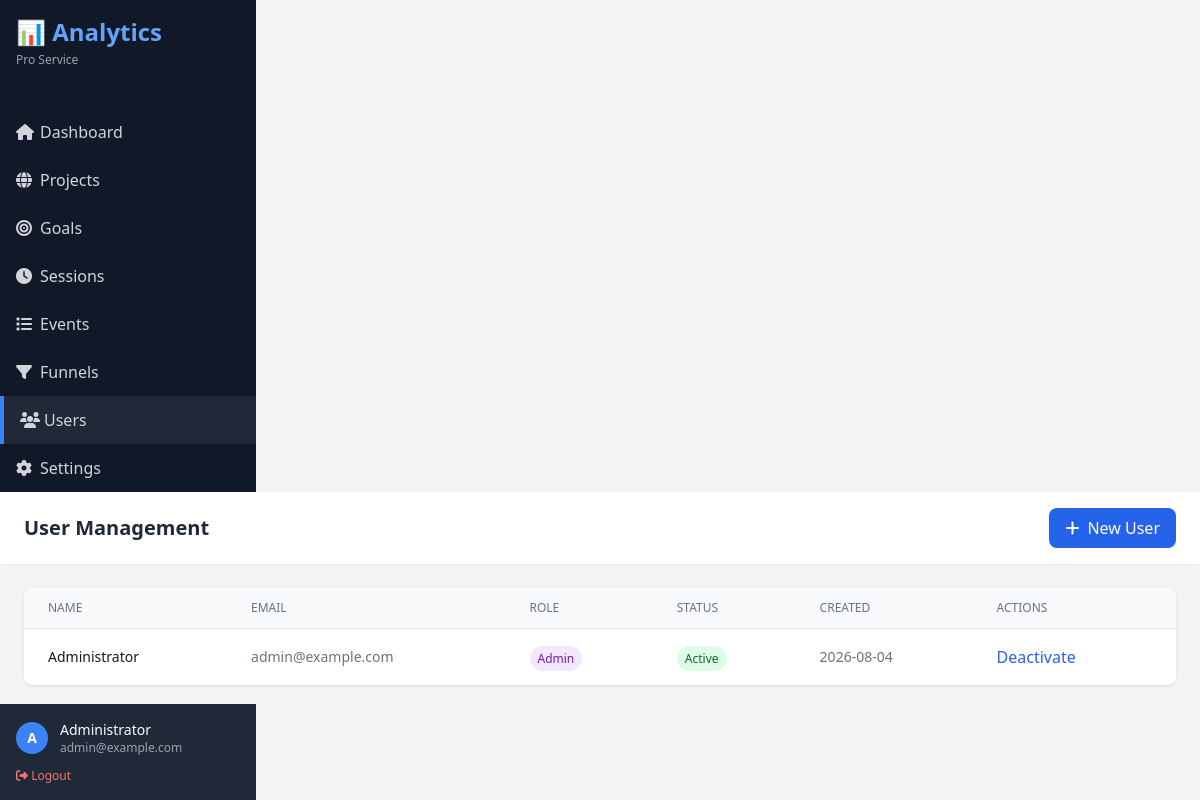
The page /admin/users.php (signed in) on the database its author committed.
### tables this page shows
CREATE TABLE IF NOT EXISTS `users` (
  `id` INT UNSIGNED NOT NULL AUTO_INCREMENT,
  `email` VARCHAR(255) NOT NULL,
  `password_hash` VARCHAR(255) NOT NULL,
  `name` VARCHAR(100) NOT NULL DEFAULT 'User',
  `role` ENUM('admin', 'client') NOT NULL DEFAULT 'client',
  `is_active` TINYINT(1) NOT NULL DEFAULT 1,
  `created_at` TIMESTAMP NOT NULL DEFAULT CURRENT_TIMESTAMP,
  `updated_at` TIMESTAMP NOT NULL DEFAULT CURRENT_TIMESTAMP ON UPDATE CURRENT_TIMESTAMP,
  PRIMARY KEY (`id`),
  UNIQUE KEY `unique_email` (`email`),
  KEY `idx_role` (`role`),
  KEY `idx_is_active` (`is_active`)
);

### includes/auth.php (called while the page is built, shortened)
<?php
function isLoggedIn(): bool {
    return isset($_SESSION['user_id']) && !empty($_SESSION['user_id']);
}
function getCurrentUser(): ?array {
    require_once __DIR__ . '/Database.php';
    $db = Database::getInstance();
    return $db->fetchOne(
        "SELECT id, email, name, role, is_active FROM users WHERE id = ?",
        [$_SESSION['user_id']]
    );
}

### includes/config.php (called while the page is built)
<?php
return [
    'host' => getenv('DB_HOST') ?: 'localhost',
    'port' => getenv('DB_PORT') ?: '3306',
    'database' => getenv('DB_NAME') ?: 'analytics_service',
    'username' => getenv('DB_USER') ?: 'root',
    'password' => getenv('DB_PASS') ?: '',
    'charset' => 'utf8mb4',
    'collation' => 'utf8mb4_unicode_ci',
    'options' => [
        PDO::ATTR_ERRMODE => PDO::ERRMODE_EXCEPTION,
        PDO::ATTR_DEFAULT_FETCH_MODE => PDO::FETCH_ASSOC,
        PDO::ATTR_EMULATE_PREPARES => false,
        PDO::MYSQL_ATTR_INIT_COMMAND => "SET NAMES utf8mb4 COLLATE utf8mb4_unicode_ci"
    ]
];

### includes/Database.php (called while the page is built, shortened)
<?php
class Database {
    private static ?Database $instance = null;
    private ?PDO $connection = null;
    private array $config;
    private function __construct() {
        $this->config = require __DIR__ . '/config.php';
    }
    public static function getInstance(): Database {
        if (self::$instance === null) {
            self::$instance = new self();
        }
        return self::$instance;
    }
    private function connect(): void {
        $dsn = sprintf(
            "mysql:host=%s;port=%s;dbname=%s;charset=%s",
            $this->config['host'],
            $this->config['port'],
            $this->config['database'],
            $this->config['charset']
        );
        try {
            $this->connection = new PDO(
                $dsn,
                $this->config['username'],
                $this->config['password'],
                $this->config['options']
            );
        } catch (PDOException $e) {
            error_log("Database connection failed: " . $e->getMessage());
            throw new Exception("Database connection failed. Please check your configuration.");
        }
    }
    public function getConnection(): PDO {
        return $this->connection;
    }
    public function query(string $sql, array $params = []): PDOStatement {
        try {
            $stmt = $this->getConnection()->prepare($sql);
            $stmt->execute($params);
            return $stmt;
        } catch (PDOException $e) {
            error_log("Query failed: " . $e->getMessage());
            throw $e;
        }
    }
    public function fetchOne(string $sql, array $params = []): ?array {
        $result = $this->query($sql, $params)->fetch();
        return $result ?: null;
    }
    public function fetchAll(string $sql, array $params = []): array {
        return $this->query($sql, $params)->fetchAll();
    }
}

### admin/users.php (the view, shortened to what this page needs)
<?php
require_once __DIR__ . '/../includes/Database.php';
require_once __DIR__ . '/../includes/auth.php';
$user = getCurrentUser();
$db = Database::getInstance();
$users = $db->fetchAll("SELECT * FROM users ORDER BY created_at DESC");
?>
<!DOCTYPE html>
<html lang="en">
<head>
    <script src="https://cdn.tailwindcss.com"></script>
    <link rel="stylesheet" href="https://cdnjs.cloudflare.com/ajax/libs/font-awesome/6.4.0/css/all.min.css">
</head>
<body class="bg-gray-100">
    <?php include 'includes/sidebar.php'; ?>
    <div class="flex-1 overflow-y-auto">
        <header class="bg-white shadow-sm">
            <div class="px-6 py-4 flex justify-between items-center">
                <h2 class="text-xl font-semibold text-gray-800">User Management</h2>
                <button onclick="document.getElementById('newUserModal').classList.remove('hidden')"
                        class="bg-blue-600 text-white px-4 py-2 rounded-lg hover:bg-blue-700 transition">
                    <i class="fas fa-plus mr-2"></i>New User
                </button>
            </div>
        </header>
        <div class="p-6">
            <div class="bg-white rounded-lg shadow overflow-hidden">
                <table class="min-w-full divide-y divide-gray-200">
                    <thead class="bg-gray-50">
                        <tr>
                            <th class="px-6 py-3 text-left text-xs font-medium text-gray-500 uppercase">Name</th>
                            <th class="px-6 py-3 text-left text-xs font-medium text-gray-500 uppercase">Email</th>
                            <th class="px-6 py-3 text-left text-xs font-medium text-gray-500 uppercase">Role</th>
                            <th class="px-6 py-3 text-left text-xs font-medium text-gray-500 uppercase">Status</th>
                            <th class="px-6 py-3 text-left text-xs font-medium text-gray-500 uppercase">Created</th>
                            <th class="px-6 py-3 text-left text-xs font-medium text-gray-500 uppercase">Actions</th>
                        </tr>
                    </thead>
                    <tbody class="bg-white divide-y divide-gray-200">
                        <?php foreach ($users as $u): ?>
                        <tr>
                            <td class="px-6 py-4 whitespace-nowrap">
                                <div class="text-sm font-medium text-gray-900"><?= htmlspecialchars($u['name']) ?></div>
                            </td>
                            <td class="px-6 py-4 whitespace-nowrap text-sm text-gray-500"><?= htmlspecialchars($u['email']) ?></td>
                            <td class="px-6 py-4 whitespace-nowrap">
                                <span class="px-2 py-1 text-xs rounded-full <?= $u['role'] === 'admin' ? 'bg-purple-100 text-purple-800' : 'bg-blue-100 text-blue-800' ?>">
                                    <?= ucfirst($u['role']) ?>
                                </span>
                            </td>
                            <td class="px-6 py-4 whitespace-nowrap">
                                <span class="px-2 py-1 text-xs rounded-full <?= $u['is_active'] ? 'bg-green-100 text-green-800' : 'bg-red-100 text-red-800' ?>">
                                    <?= $u['is_active'] ? 'Active' : 'Inactive' ?>
                                </span>
                            </td>
                            <td class="px-6 py-4 whitespace-nowrap text-sm text-gray-500">
                                <?= date('Y-m-d', strtotime($u['created_at'])) ?>
                            </td>
                            <td class="px-6 py-4 whitespace-nowrap">
                                <form method="POST" class="inline" onsubmit="return confirm('Toggle status?')">
                                    <button type="submit" class="text-blue-600 hover:text-blue-900 mr-3">
                                        <?= $u['is_active'] ? 'Deactivate' : 'Activate' ?>
                                    </button>
                                </form>
                            </td>
                        </tr>
                        <?php endforeach; ?>
                    </tbody>
                </table>
            </div>
        </div>
    </div>
</body>
</html>

### admin/includes/sidebar.php (shortened to what this page needs)
<aside class="w-64 bg-gray-900 text-white flex-shrink-0 hidden md:block">
    <div class="p-4">
        <h1 class="text-2xl font-bold text-blue-400">📊 Analytics</h1>
        <p class="text-xs text-gray-400 mt-1">Pro Service</p>
    </div>
    <nav class="mt-6">
        <a href="/admin/index.php" class="flex items-center px-4 py-3 text-gray-300 hover:bg-gray-800 hover:text-white transition <?= basename($_SERVER['PHP_SELF']) === 'index.php' ? 'bg-gray-800 border-l-4 border-blue-500' : '' ?>">
            <i class="fas fa-home w-6"></i>
            <span>Dashboard</span>
        </a>
        <a href="/admin/projects.php" class="flex items-center px-4 py-3 text-gray-300 hover:bg-gray-800 hover:text-white transition <?= basename($_SERVER['PHP_SELF']) === 'projects.php' ? 'bg-gray-800 border-l-4 border-blue-500' : '' ?>">
            <i class="fas fa-globe w-6"></i>
            <span>Projects</span>
        </a>
        <a href="/admin/goals.php" class="flex items-center px-4 py-3 text-gray-300 hover:bg-gray-800 hover:text-white transition <?= basename($_SERVER['PHP_SELF']) === 'goals.php' ? 'bg-gray-800 border-l-4 border-blue-500' : '' ?>">
            <i class="fas fa-bullseye w-6"></i>
            <span>Goals</span>
        </a>
        <a href="/admin/sessions.php" class="flex items-center px-4 py-3 text-gray-300 hover:bg-gray-800 hover:text-white transition <?= basename($_SERVER['PHP_SELF']) === 'sessions.php' ? 'bg-gray-800 border-l-4 border-blue-500' : '' ?>">
            <i class="fas fa-clock w-6"></i>
            <span>Sessions</span>
        </a>
        <a href="/admin/events.php" class="flex items-center px-4 py-3 text-gray-300 hover:bg-gray-800 hover:text-white transition <?= basename($_SERVER['PHP_SELF']) === 'events.php' ? 'bg-gray-800 border-l-4 border-blue-500' : '' ?>">
            <i class="fas fa-list w-6"></i>
            <span>Events</span>
        </a>
        <a href="/admin/funnels.php" class="flex items-center px-4 py-3 text-gray-300 hover:bg-gray-800 hover:text-white transition <?= basename($_SERVER['PHP_SELF']) === 'funnels.php' ? 'bg-gray-800 border-l-4 border-blue-500' : '' ?>">
            <i class="fas fa-filter w-6"></i>
            <span>Funnels</span>
        </a>
        <?php if ($user && $user['role'] === 'admin'): ?>
        <a href="/admin/users.php" class="flex items-center px-4 py-3 text-gray-300 hover:bg-gray-800 hover:text-white transition <?= basename($_SERVER['PHP_SELF']) === 'users.php' ? 'bg-gray-800 border-l-4 border-blue-500' : '' ?>">
            <i class="fas fa-users w-6"></i>
            <span>Users</span>
        </a>
        <a href="/admin/settings.php" class="flex items-center px-4 py-3 text-gray-300 hover:bg-gray-800 hover:text-white transition <?= basename($_SERVER['PHP_SELF']) === 'settings.php' ? 'bg-gray-800 border-l-4 border-blue-500' : '' ?>">
            <i class="fas fa-cog w-6"></i>
            <span>Settings</span>
        </a>
        <?php endif; ?>
    </nav>
    <div class="absolute bottom-0 w-64 p-4 bg-gray-800">
        <div class="flex items-center">
            <div class="w-8 h-8 rounded-full bg-blue-500 flex items-center justify-center">
                <span class="text-sm font-bold"><?= htmlspecialchars( strtoupper(substr($user['name'] ?? 'U', 0, 1)) ) ?></span>
            </div>
            <div class="ml-3">
                <p class="text-sm font-medium"><?= htmlspecialchars($user['name'] ?? 'User') ?></p>
                <p class="text-xs text-gray-400"><?= htmlspecialchars($user['email'] ?? '') ?></p>
            </div>
        </div>
        <a href="/admin/logout.php" class="mt-3 block text-xs text-red-400 hover:text-red-300">
            <i class="fas fa-sign-out-alt"></i> Logout
        </a>
    </div>
</aside>

### rows shown on the page
users: name "A", name "Administrator", email "admin@example.com", role "Admin", is_active "Active", created_at "2026-08-04"
